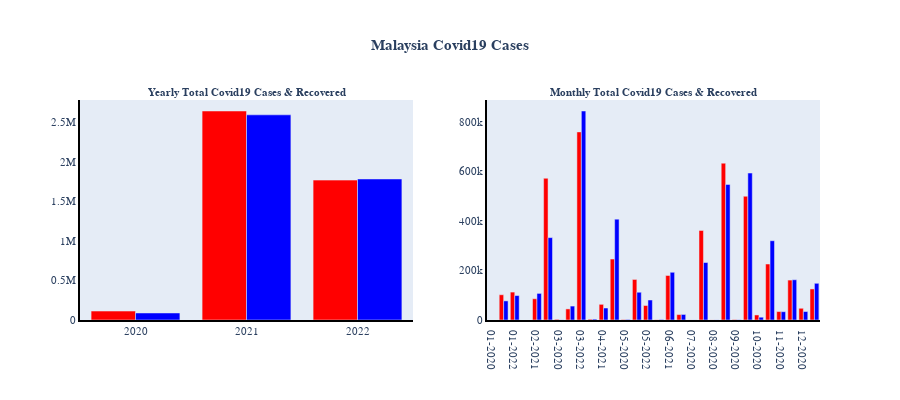

The notebook cell this image was saved under:
### Code cell
fig = make_subplots(rows=1, cols=2, shared_xaxes=True, vertical_spacing=0.08,
                   subplot_titles=('<b>Yearly Total Covid19 Cases & Recovered</b>',
                                   '<b>Monthly Total Covid19 Cases & Recovered</b>'))
#Graph 1
fig.append_trace(go.Bar(x = df_mas_yearly['Year'], y = df_mas_yearly['cases_new'],
                        name='Cases Positive',marker_color='red'),row=1, col=1)
fig.append_trace(go.Bar(x = df_mas_yearly['Year'], y = df_mas_yearly['cases_recovered'],
                        name='Cases Recovered',marker_color='blue'),row=1, col=1)
#Graph 2
fig.append_trace(go.Bar(x = df_mas_monthly['YearMonth'], y = df_mas_monthly['cases_new'],
                        name='Cases Positive',marker_color='red'),row=1, col=2)
fig.append_trace(go.Bar(x = df_mas_monthly['YearMonth'], y = df_mas_monthly['cases_recovered'],
                        name='Cases Recovered',marker_color='blue'),row=1, col=2)

#Update Fonts & Size
fig.update_annotations(font=dict(family="Helvetica", size=11))
fig.update_layout(font=dict(family="Helvetica", size=11))
fig.update_layout(height=400,showlegend=False,
                 title_text='<b>Malaysia Covid19 Cases</b>',title_x=0.5)
fig.update_xaxes(showgrid=False, zeroline=False, showline=True, linewidth=2, linecolor='black')
fig.update_yaxes(showgrid=False, zeroline=False, showline=True, linewidth=2, linecolor='black')

#Plotting the graph
fig.show()

### Figure 1 — Plotly figure (JSON) as saved in the notebook; plotly's stock layout.template omitted (floating-point values rounded to 4 significant figures)
{"data": [{"marker": {"color": "red"}, "name": "Cases Positive", "type": "bar", "x": ["2020", "2021", "2022"], "xaxis": "x", "y": [113010, 2645076, 1770304], "yaxis": "y"}, {"marker": {"color": "blue"}, "name": "Cases Recovered", "type": "bar", "x": ["2020", "2021", "2022"], "xaxis": "x", "y": [88940, 2596438, 1784689], "yaxis": "y"}, {"marker": {"color": "red"}, "name": "Cases Positive", "type": "bar", "x": ["01-2020", "01-2021", "01-2022", "02-2020", "02-2021", "02-2022", "03-2020", "03-2021", "03-2022", "04-2020", "04-2021", "04-2022", "05-2020", "05-2021", "05-2022", "06-2020", "06-2021", "06-2022", "07-2020", "07-2021", "08-2020", "08-2021", "09-2020", "09-2021", "10-2020", "10-2021", "11-2020", "11-2021", "12-2020", "12-2021"], "xaxis": "x2", "y": [8, 101949, 112672, 17, 85793, 571978, 2741, 44748, 759183, 3236, 63213, 246085, 1817, 163644, 58506, 820, 179622, 21880, 337, 361293, 364, 632982, 1884, 499441, 20324, 225947, 34149, 161140, 47313, 125304], "yaxis": "y2"}, {"marker": {"color": "blue"}, "name": "Cases Recovered", "type": "bar", "x": ["01-2020", "01-2021", "01-2022", "02-2020", "02-2021", "02-2022", "03-2020", "03-2021", "03-2022", "04-2020", "04-2021", "04-2022", "05-2020", "05-2021", "05-2022", "06-2020", "06-2021", "06-2022", "07-2020", "07-2021", "08-2020", "08-2021", "09-2020", "09-2021", "10-2020", "10-2021", "11-2020", "11-2021", "12-2020", "12-2021"], "xaxis": "x2", "y": [0, 77108, 98625, 22, 107368, 332561, 514, 56207, 843518, 3634, 48356, 406869, 2182, 112058, 80731, 2001, 192642, 22385, 290, 231958, 410, 547086, 913, 593100, 11281, 319938, 33511, 162443, 34182, 148174], "yaxis": "y2"}], "layout": {"annotations": [{"font": {"family": "Helvetica", "size": 11}, "showarrow": false, "text": "<b>Yearly Total Covid19 Cases & Recovered</b>", "x": 0.225, "xanchor": "center", "xref": "paper", "y": 1, "yanchor": "bottom", "yref": "paper"}, {"font": {"family": "Helvetica", "size": 11}, "showarrow": false, "text": "<b>Monthly Total Covid19 Cases & Recovered</b>", "x": 0.775, "xanchor": "center", "xref": "paper", "y": 1, "yanchor": "bottom", "yref": "paper"}], "font": {"family": "Helvetica", "size": 11}, "height": 400, "showlegend": false, "title": {"text": "<b>Malaysia Covid19 Cases</b>", "x": 0.5}, "xaxis": {"anchor": "y", "domain": [0, 0.45], "linecolor": "black", "linewidth": 2, "showgrid": false, "showline": true, "zeroline": false}, "xaxis2": {"anchor": "y2", "domain": [0.55, 1], "linecolor": "black", "linewidth": 2, "showgrid": false, "showline": true, "zeroline": false}, "yaxis": {"anchor": "x", "domain": [0, 1], "linecolor": "black", "linewidth": 2, "showgrid": false, "showline": true, "zeroline": false}, "yaxis2": {"anchor": "x2", "domain": [0, 1], "linecolor": "black", "linewidth": 2, "showgrid": false, "showline": true, "zeroline": false}}}
